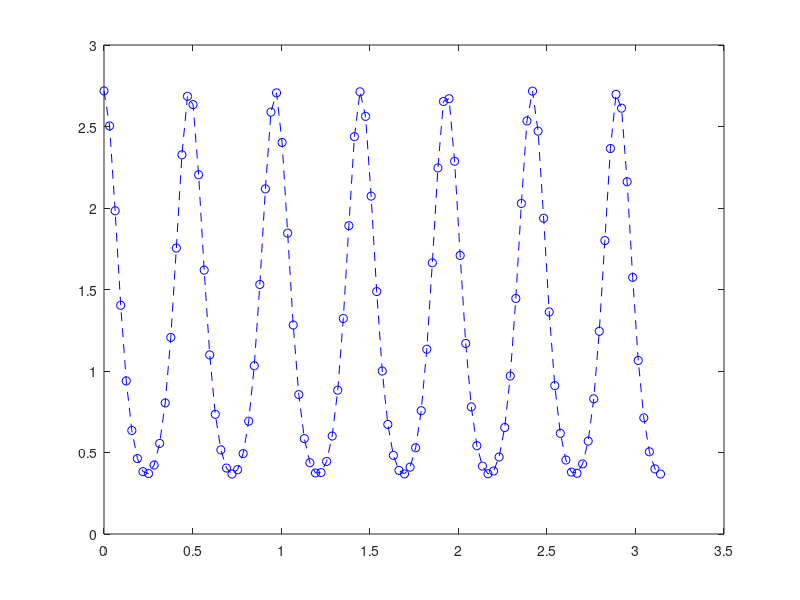

MATLAB code to generate this figure:
function F = ERR(varargin)
% HELP. ERR.m simulates how to employ ERROR dialog box
warndlg('Note that this is a varargin function file ');
if nargin == 0
 omega = 13; t = 0:pi/100:pi;F = exp(cos(omega*t)); plot(t, F, 'bo--'), shg
elseif nargin == 1 && numel(varargin{1})==1
omega=varargin{1}; t = 0:pi/100:pi;F = exp(cos(omega*t)); plot(t, F, 'bo--')
elseif nargin == 1 && numel(varargin{1})>1
 t = varargin{1}; omega=13;F = exp(cos(omega*t)); plot(t, F, 'bo--')
elseif nargin ==2 && numel(varargin{1})==1 
omega=varargin{1}; t =varargin{2};F = exp(cos(omega*t)); plot(t, F, 'bo--')
elseif nargin == 2 && numel(varargin{1})>1
omega=varargin{2}; t = varargin{1};F = exp(cos(omega*t)); plot(t, F, 'bo--')
else
errordlg(['Wrong Number of Inputs!' num2str(nargin) ' are too many INPUTs'])
 disp('No OUPUTS')
F=warndlg(['No OUTPUTS because ' num2str(nargin) ' are too many INPUTS']);
end
end
